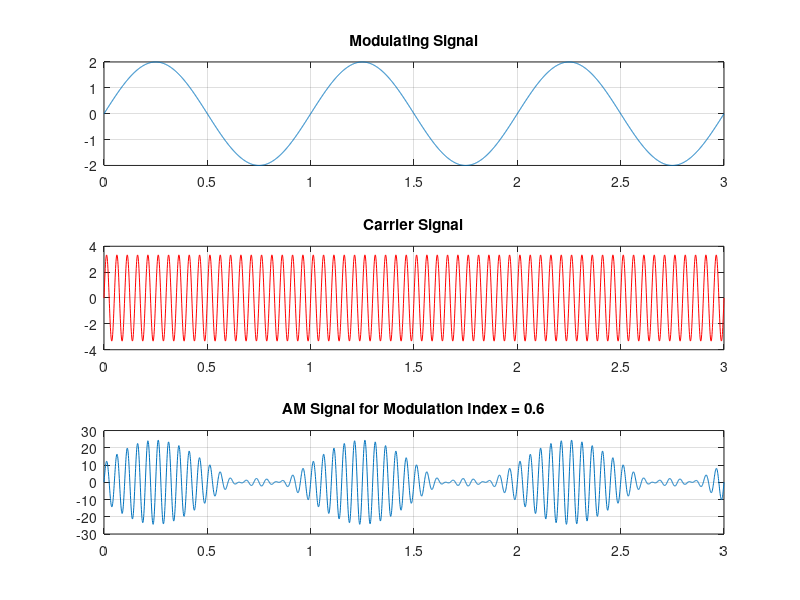

This chart was generated by the following MATLAB code:
clc; clear all; close all;
t=0:0.001:3;
%m_index = input('enter the value of modulation index >> ')
m_index=.6
Am = 2;
Ac = Am/m_index;
fm=1;
fc=20;
%mt = cos(2*pi*fm*t);
mt=Am*sin(2*pi*fm*t) 
%ct = cos(2*pi*fc*t);
ct=Ac*sin(2*pi*fc*t) 
st = (1+m_index*mt).*(Ac*ct);
subplot(3,1,1) % plotting modulating signal
plot(t,mt); grid on;
title('Modulating Signal')
subplot(3,1,2) % plotting carrier signal
plot(t,ct,'r'); grid on;
title('Carrier Signal')
subplot(3,1,3) % plotting AM signal
plot(t,st); grid on;
title(['AM Signal for Modulation Index = ', num2str(m_index)])